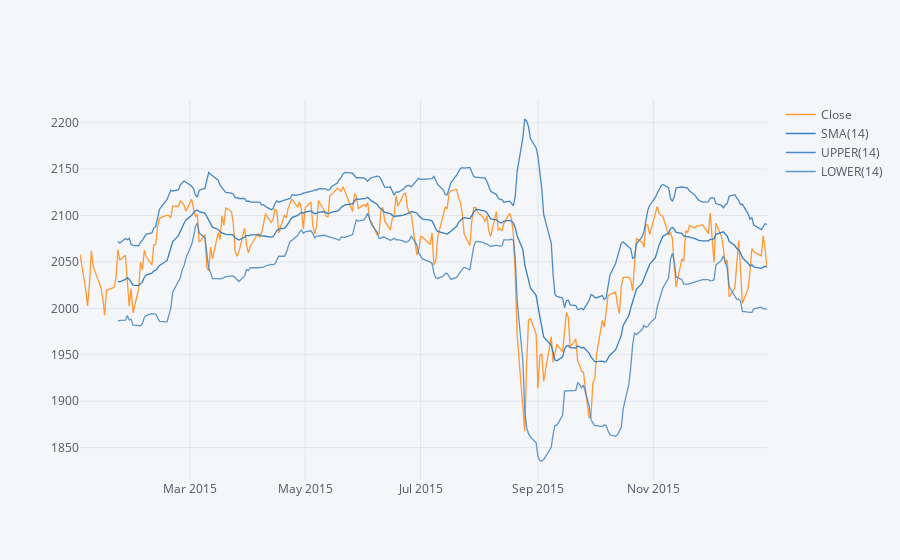

Source (notebook cell):
### Code cell
df3['Close'].loc['2015-01-01':'2016-01-01'].ta_plot(study='boll')

### Figure 1 — Plotly figure (JSON) as saved in the notebook; plotly's stock layout.template omitted (floating-point values rounded to 4 significant figures; data arrays with more than 128 entries replaced by an {"elided": "..."} marker saying what was removed)
{"data": [{"line": {"color": "rgba(255, 153, 51, 1.0)", "dash": "solid", "shape": "linear", "width": 1.3}, "mode": "lines", "name": "Close", "text": "", "type": "scatter", "x": {"elided": "252 str values"}, "y": {"elided": "252 float values"}}, {"line": {"color": "rgba(55, 128, 191, 1.0)", "dash": "solid", "shape": "linear", "width": 1.3}, "mode": "lines", "name": "SMA(14)", "text": "", "type": "scatter", "x": {"elided": "252 str values"}, "y": {"elided": "252 mixed values"}}, {"line": {"color": "rgba(55, 128, 191, 0.8999999999999999)", "dash": "solid", "shape": "linear", "width": 1.3}, "mode": "lines", "name": "UPPER(14)", "text": "", "type": "scatter", "x": {"elided": "252 str values"}, "y": {"elided": "252 mixed values"}}, {"line": {"color": "rgba(55, 128, 191, 0.7999999999999998)", "dash": "solid", "shape": "linear", "width": 1.3}, "mode": "lines", "name": "LOWER(14)", "text": "", "type": "scatter", "x": {"elided": "252 str values"}, "y": {"elided": "252 mixed values"}}], "layout": {"legend": {"bgcolor": "#F5F6F9", "font": {"color": "#4D5663"}}, "paper_bgcolor": "#F5F6F9", "plot_bgcolor": "#F5F6F9", "title": {"font": {"color": "#4D5663"}}, "xaxis": {"gridcolor": "#E1E5ED", "showgrid": true, "tickfont": {"color": "#4D5663"}, "title": {"font": {"color": "#4D5663"}, "text": ""}, "zerolinecolor": "#E1E5ED"}, "yaxis": {"gridcolor": "#E1E5ED", "showgrid": true, "tickfont": {"color": "#4D5663"}, "title": {"font": {"color": "#4D5663"}, "text": ""}, "zerolinecolor": "#E1E5ED"}}}
